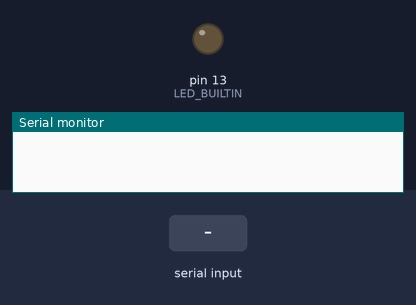
Recording of a sketch running on a simulated Arduino Uno, built with avr-gcc and run on an emulated ATmega328P. On the bench: output pins drawn as LEDs (lit = HIGH), the last lines printed to the serial monitor. Inputs (shaded band) come from the test bench.

Above: at 1.2 s.
1.3 s: "1" received over Serial
At 2.1 s:
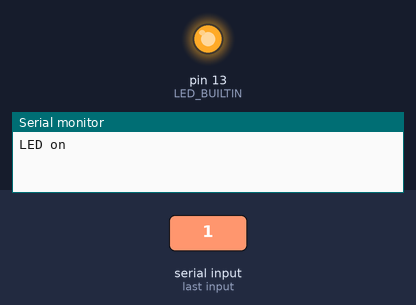
2.8 s: "0" received over Serial
At 3.2 s:
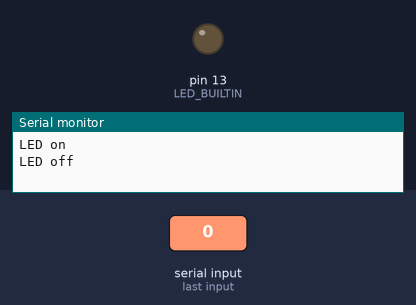
Timing chart, 0 to 5.8 s (numbered marks = the images above; inputs shaded):
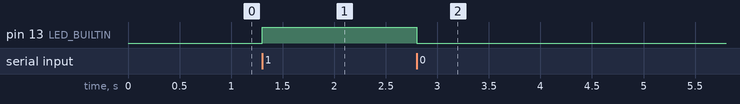

The sketch:

experiment_1_serial_monitor.ino
```cpp
// (licence header left out)
void setup() {
  pinMode(LED_BUILTIN, OUTPUT);
  digitalWrite(LED_BUILTIN, LOW); //Ensure LED is off
  Serial.begin (38400); //initiate serial monitor at 38400bps
}

void loop() {
  // put your main code here, to run repeatedly:
  if (Serial.available() > 0) {
    byte incomingByte = Serial.read();
    //1 = on and 0 = off
    if (incomingByte == 49) {
      digitalWrite(LED_BUILTIN, HIGH); //Turn on LED
      Serial.println ("LED on");
    } else if (incomingByte == 48) {
      digitalWrite(LED_BUILTIN, LOW);
      Serial.println ("LED off");
    } else {
      Serial.println ("invalid input");
    }
  }
}
```

Measured:
- after the input at 1.3 s, pin 13 (LED_BUILTIN): LOW → HIGH at once
- after the input at 2.8 s, pin 13 (LED_BUILTIN): HIGH → LOW at once
